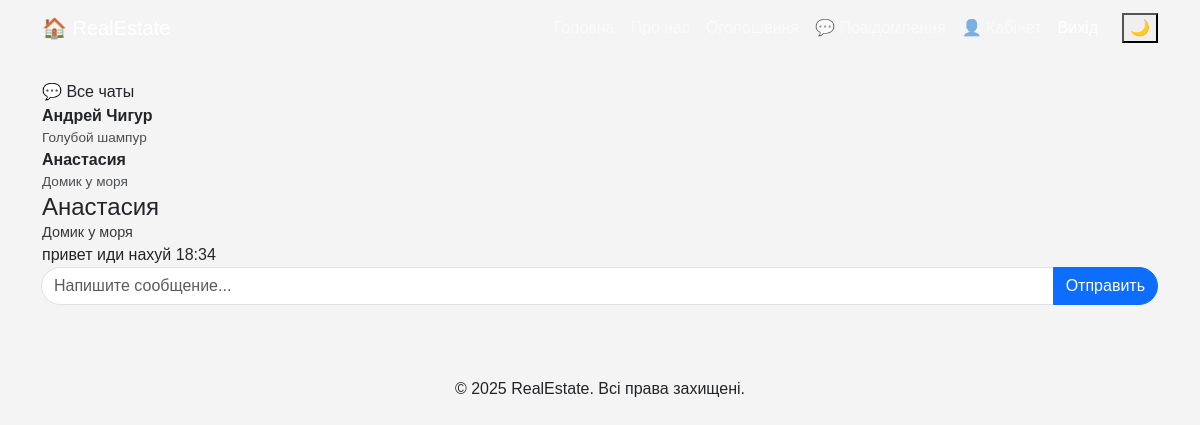
Page /chat/room/4/ (signed in) on the committed database.
### chat/models.py (models this page shows, shortened)
class Chat(models.Model):
    user = models.ForeignKey(User, on_delete=models.CASCADE, related_name='chats_as_user')
    realtor = models.ForeignKey(Realtor, on_delete=models.CASCADE, related_name='chats_as_realtor')
    listing = models.ForeignKey(Listing, on_delete=models.SET_NULL, null=True, blank=True)
    created_at = models.DateTimeField(auto_now_add=True)
    class Meta:
        unique_together = ('user', 'realtor', 'listing')

class Message(models.Model):
    chat = models.ForeignKey(Chat, on_delete=models.CASCADE, related_name='messages')
    is_realtor_sender = models.BooleanField(default=False)
    is_read = models.BooleanField(default=False)
    content = models.TextField()
    timestamp = models.DateTimeField(auto_now_add=True)
    class Meta:
        ordering = ('timestamp',)

### realtors/models.py (models this page shows, shortened)
class Realtor(models.Model):
    user = models.OneToOneField(User, on_delete=models.CASCADE, null=True, blank=True)
    name = models.CharField(max_length=200)
    photo = models.ImageField(upload_to='photos/%Y/%m/%d/')
    description = models.TextField(blank=True)
    phone = models.CharField(max_length=20)
    email = models.CharField(max_length=50)
    is_mvp = models.BooleanField(default=False)
    hire_date = models.DateTimeField(default=datetime.now, blank=True)

### listings/models.py (models this page shows, shortened)
class Listing(models.Model):
    realtor = models.ForeignKey(Realtor, on_delete=models.DO_NOTHING)
    title = models.CharField(max_length=200)
    address = models.CharField(max_length=200)
    city = models.CharField(max_length=100)
    state = models.CharField(max_length=100)
    zipcode = models.CharField(max_length=20)
    description = models.TextField(blank=True)
    price = models.IntegerField()
    bedrooms = models.IntegerField()
    bathrooms = models.DecimalField(max_digits=2, decimal_places=1)
    garage = models.IntegerField(default=0)
    sqft = models.IntegerField()
    lot_size = models.DecimalField(max_digits=5, decimal_places=1)
    photo_main = models.ImageField(upload_to='photos/%Y/%m/%d/')
    photo_1 = models.ImageField(upload_to='photos/%Y/%m/%d/', blank=True)
    photo_2 = models.ImageField(upload_to='photos/%Y/%m/%d/', blank=True)
    is_published = models.BooleanField(default=True)
    list_date = models.DateTimeField(default=datetime.now, blank=True)
    buyer = models.ForeignKey(User, related_name='purchased_listings', on_delete=models.DO_NOTHING, null=True, blank=True)
    is_sold = models.BooleanField(default=False)
    sold_date = models.DateTimeField(null=True, blank=True)
    favorites = models.ManyToManyField(User, related_name='favorite_listings', blank=True)

### chat/views.py (the view)
# urls.py: path('room/<int:chat_id>/', views.chat_room, name='room'),
@login_required
def chat_room(request, chat_id):
    chat = get_object_or_404(Chat, pk=chat_id)
    is_buyer = request.user == chat.user
    is_realtor = False
    if hasattr(request.user, 'realtor'):
        is_realtor = request.user.realtor == chat.realtor
    if not is_buyer and not is_realtor:
        messages.error(request, "У вас немає доступу до цього чату.")
        return redirect('index')
    messages_list = chat.messages.all()
    if is_buyer:
        chat.messages.filter(is_realtor_sender=True, is_read=False).update(is_read=True)
    elif is_realtor:
        chat.messages.filter(is_realtor_sender=False, is_read=False).update(is_read=True)
    if hasattr(request.user, 'realtor'):
        all_chats = Chat.objects.filter(realtor=request.user.realtor).annotate(
            last_message_time=Max('messages__timestamp')
        ).order_by('-last_message_time', '-created_at')
    else:
        all_chats = Chat.objects.filter(user=request.user).annotate(
            last_message_time=Max('messages__timestamp')
        ).order_by('-last_message_time', '-created_at')
    context = {
        'chat': chat,
        'chat_messages': messages_list,
        'all_chats': all_chats,
        'realtor_name': chat.realtor.name,
        'listing_title': chat.listing.title if chat.listing else "Загальний чат",
    }
    return render(request, 'chat/chat_room.html', context)

### chat/context_processors.py (called while the page is built)
def unread_messages_count(request):
    count = 0
    if request.user.is_authenticated:
        if hasattr(request.user, 'realtor'):
            count = Message.objects.filter(
                chat__realtor=request.user.realtor,
                is_realtor_sender=False,
                is_read=False
            ).count()
        else:
            count = Message.objects.filter(
                chat__user=request.user,
                is_realtor_sender=True,
                is_read=False
            ).count()
    return {'unread_messages_count': count}

### chat/templates/chat/chat_room.html (shortened to what this page needs)
{% extends 'base.html' %}
{% load static %}
{% block content %}
<div class="chat-layout">
    <div class="chat-sidebar">
        <div class="chat-sidebar-header">
            💬 Все чаты
        </div>
        <div>
            {% for c in all_chats %}
            <div class="chat-list-item {% if c.id == chat.id %}active{% endif %}">
                <a href="{% url 'chat:room' c.id %}" style="text-decoration: none; color: inherit; display: block;">
                    <strong>
                        {% if user.realtor %}
                        {{ c.user.first_name }} {{ c.user.last_name }}
                        {% else %}
                        {{ c.realtor.name }}
                        {% endif %}
                    </strong>
                    {% if c.listing %}
                    <div style="font-size: 0.85rem; opacity: 0.8;">{{ c.listing.title|truncatewords:5 }}</div>
                    {% endif %}
                </a>
            </div>
            {% endfor %}
        </div>
    </div>
    <div class="chat-container">
        <div class="chat-header">
            <h4 class="mb-0">{{ realtor_name }}</h4>
            <p class="mb-0" style="opacity: 0.9; font-size: 0.9rem;">{{ listing_title }}</p>
        </div>
        <div class="chat-messages" id="chat-messages-box">
            {% for message in chat_messages %}
            {% if user.realtor %}
            {% if message.is_realtor_sender %}
            <div class="message message-sender">
                {{ message.content }}
                <span class="message-time">{{ message.timestamp|date:"H:i" }}</span>
            </div>
            {% else %}
            <div class="message message-receiver">
                <div class="message-sender-name">{{ chat.user.first_name }} {{ chat.user.last_name }}</div>
                {{ message.content }}
                <span class="message-time">{{ message.timestamp|date:"H:i" }}</span>
            </div>
            {% endif %}
            {% else %}
            {% if message.is_realtor_sender %}
            <div class="message message-receiver">
                <div class="message-sender-name">{{ realtor_name }}</div>
                {{ message.content }}
                <span class="message-time">{{ message.timestamp|date:"H:i" }}</span>
            </div>
            {% else %}
            <div class="message message-sender">
                {{ message.content }}
                <span class="message-time">{{ message.timestamp|date:"H:i" }}</span>
            </div>
            {% endif %}
            {% endif %}
            {% endfor %}
        </div>
        <div class="chat-form">
            <form method="POST" action="{% url 'chat:send_message' chat.id %}" class="input-group">
                <input type="text" name="content" class="form-control" placeholder="Напишите сообщение..." required
                    style="border-radius: 50px 0 0 50px;">
                <button class="btn btn-primary" type="submit" style="border-radius: 0 50px 50px 0;">Отправить</button>
            </form>
        </div>
    </div>
</div>
{% endblock %}

### static/css/main.css (style rules this page uses)
body { font-family: Arial, Helvetica, sans-serif; background-color: #f4f4f4; }

### rows in the picture
Chat: realtor.name "Андрей Чигур", listing "Голубой шампур"
Chat: realtor.name "Анастасия", listing "Домик у моря"
Realtor: name "Анастасия"
Listing: title "Домик у моря"
Message: content "привет иди нахуй", timestamp "18:34"
